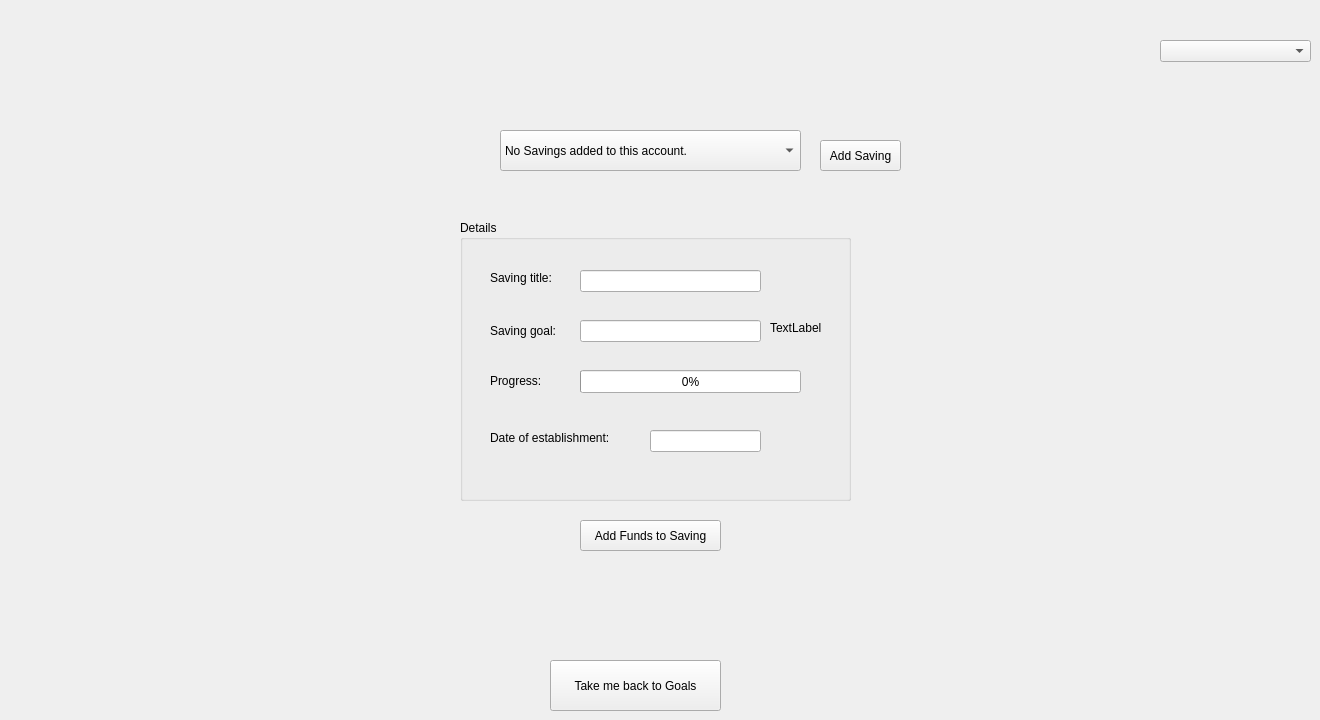
   <widget class="QWidget" name="savingsPage">
    <widget class="QComboBox" name="savingsOptions">
     <property name="geometry">
      <rect>
       <x>1160</x>
       <y>40</y>
       <width>151</width>
       <height>22</height>
      </rect>
     </property>
    </widget>
    <widget class="QPushButton" name="savingsbackToGoalsPushButton">
     <property name="geometry">
      <rect>
       <x>550</x>
       <y>660</y>
       <width>171</width>
       <height>51</height>
      </rect>
     </property>
     <property name="text">
      <string>Take me back to Goals</string>
     </property>
    </widget>
    <widget class="QPushButton" name="addFundsSavingPushButton">
     <property name="geometry">
      <rect>
       <x>580</x>
       <y>520</y>
       <width>141</width>
       <height>31</height>
      </rect>
     </property>
     <property name="text">
      <string>Add Funds to Saving</string>
     </property>
    </widget>
    <widget class="QPushButton" name="addSavingPushButton">
     <property name="geometry">
      <rect>
       <x>820</x>
       <y>140</y>
       <width>81</width>
       <height>31</height>
      </rect>
     </property>
     <property name="text">
      <string>Add Saving</string>
     </property>
    </widget>
    <widget class="QGroupBox" name="savingDetailsGroupBox">
     <property name="geometry">
      <rect>
       <x>460</x>
       <y>220</y>
       <width>391</width>
       <height>281</height>
      </rect>
     </property>
     <property name="title">
      <string>Details</string>
     </property>
     <widget class="QLabel" name="savingGoalLabel">
      <property name="geometry">
       <rect>
        <x>30</x>
        <y>100</y>
        <width>81</width>
        <height>21</height>
       </rect>
      </property>
      <property name="text">
       <string>Saving goal:</string>
      </property>
     </widget>
     <widget class="QLabel" name="savingSinceLabel">
      <property name="geometry">
       <rect>
        <x>30</x>
        <y>210</y>
        <width>161</width>
        <height>16</height>
       </rect>
      </property>
      <property name="text">
       <string>Date of establishment:</string>
      </property>
     </widget>
     <widget class="QLabel" name="savingNameLabel">
      <property name="geometry">
       <rect>
        <x>30</x>
        <y>50</y>
        <width>81</width>
        <height>16</height>
       </rect>
      </property>
      <property name="text">
       <string>Saving title:</string>
      </property>
     </widget>
     <widget class="QLabel" name="savingCurrentProgressLabel">
      <property name="geometry">
       <rect>
        <x>30</x>
        <y>150</y>
        <width>121</width>
        <height>21</height>
       </rect>
      </property>
      <property name="text">
       <string>Progress:</string>
      </property>
     </widget>
     <widget class="QLineEdit" name="savingTitleLineEdit">
      <property name="geometry">
       <rect>
        <x>120</x>
        <y>50</y>
        <width>181</width>
        <height>22</height>
       </rect>
      </property>
      <property name="readOnly">
       <bool>true</bool>
      </property>
     </widget>
     <widget class="QLineEdit" name="savingGoalLineEdit">
      <property name="geometry">
       <rect>
        <x>120</x>
        <y>100</y>
        <width>181</width>
        <height>22</height>
       </rect>
      </property>
      <property name="readOnly">
       <bool>true</bool>
      </property>
     </widget>
     <widget class="QProgressBar" name="savingCurrProgressBar">
      <property name="geometry">
       <rect>
        <x>120</x>
        <y>150</y>
        <width>221</width>
        <height>23</height>
       </rect>
      </property>
      <property name="value">
       <number>0</number>
      </property>
     </widget>
     <widget class="QLineEdit" name="savingDateEstablishmentLineEdit">
      <property name="geometry">
       <rect>
        <x>190</x>
        <y>210</y>
        <width>111</width>
        <height>22</height>
       </rect>
      </property>
      <property name="readOnly">
       <bool>true</bool>
      </property>
     </widget>
     <widget class="QLabel" name="savingISOLabel">
      <property name="geometry">
       <rect>
        <x>310</x>
        <y>100</y>
        <width>55</width>
        <height>16</height>
       </rect>
      </property>
      <property name="text">
       <string>TextLabel</string>
      </property>
     </widget>
    </widget>
    <widget class="QComboBox" name="savingPicker">
     <property name="geometry">
      <rect>
       <x>500</x>
       <y>130</y>
       <width>301</width>
       <height>41</height>
      </rect>
     </property>
     <item>
      <property name="text">
       <string>No Savings added to this account.</string>
      </property>
     </item>
    </widget>
   </widget>
